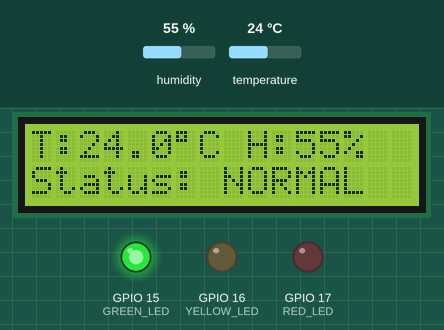
This sketch was run on a simulated ESP32. On the bench: 16×2 character LCD, output pins drawn as LEDs (lit = HIGH). Dashed ring = blinking. The test bench sets the inputs (shaded band); at power-on: humidity 55 %, temperature 24 °C. What the sketch prints to the serial monitor is not drawn.

Above: at 6.7 s.
6.8 s: humidity set to 78 %
At 8.7 s:
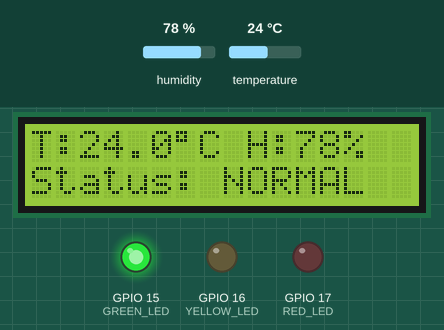
9.8 s: humidity set to 81 %
At 11.5 s:
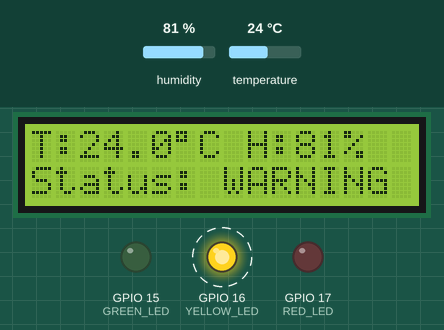
12.8 s: temperature set to 39.4 °C
At 14.8 s:
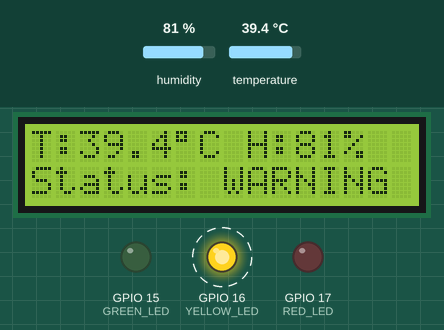
15.8 s: temperature set to 40.4 °C
At 17.7 s:
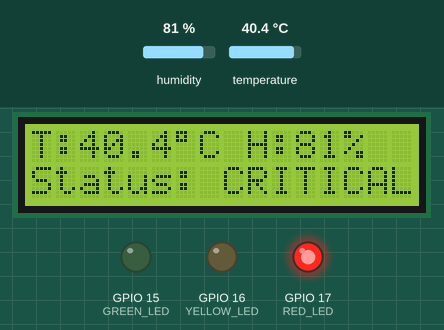
Timing chart, 0 to 19.8 s (numbered marks = the images above; inputs shaded):
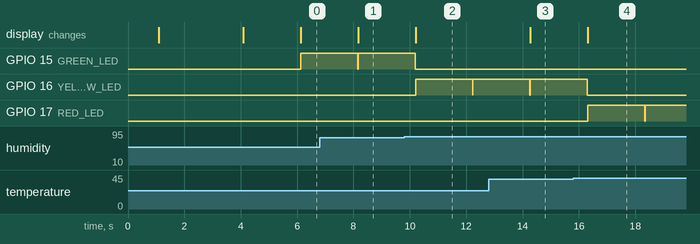

The sketch:

Smart_Environmental_Monitor.ino
```cpp
#include <DHT.h>
#include <Wire.h>
#include <LiquidCrystal_I2C.h>

#define DHT_PIN      18
#define DHT_TYPE     DHT22

#define GREEN_LED    15
#define YELLOW_LED   16
#define RED_LED      17

DHT dht(DHT_PIN, DHT_TYPE);
LiquidCrystal_I2C lcd(0x27, 16, 2);

void setup() {
  Serial.begin(115200);
  delay(1000);

  Wire.begin(8, 9);     // Same as original
  lcd.init();
  lcd.backlight();

  dht.begin();

  pinMode(GREEN_LED, OUTPUT);
  pinMode(YELLOW_LED, OUTPUT);
  pinMode(RED_LED, OUTPUT);

  digitalWrite(GREEN_LED, LOW);
  digitalWrite(YELLOW_LED, LOW);
  digitalWrite(RED_LED, LOW);

  lcd.setCursor(0, 0);
  lcd.print("Smart Env Monitor");
  lcd.setCursor(0, 1);
  lcd.print("Initializing...");

  delay(3000);
  lcd.clear();
}

void loop() {

  delay(2000);

  float temperature = dht.readTemperature();
  float humidity = dht.readHumidity();

  Serial.print("Temperature: ");
  Serial.print(temperature);
  Serial.print(" C | Humidity: ");
  Serial.print(humidity);
  Serial.println(" %");

  if (isnan(temperature) || isnan(humidity)) {

    lcd.clear();
    lcd.setCursor(0, 0);
    lcd.print("Sensor Error!");
    lcd.setCursor(0, 1);
    lcd.print("Check DHT22");

    for (int i = 0; i < 3; i++) {
      digitalWrite(RED_LED, HIGH);
      delay(200);
      digitalWrite(RED_LED, LOW);
      delay(200);
    }

    return;
  }

  lcd.clear();

  lcd.setCursor(0, 0);
  lcd.print("T:");
  lcd.print(temperature, 1);
  lcd.print((char)223);
  lcd.print("C H:");
  lcd.print(humidity, 0);
  lcd.print("%");

  lcd.setCursor(0, 1);

  digitalWrite(GREEN_LED, LOW);
  digitalWrite(YELLOW_LED, LOW);
  digitalWrite(RED_LED, LOW);

  if (temperature >= 40.0 || humidity >= 90.0) {

    lcd.print("Status: CRITICAL");
    digitalWrite(RED_LED, HIGH);

  }
  else if (temperature >= 35.0 || humidity >= 80.0) {

    lcd.print("Status: WARNING");
    digitalWrite(YELLOW_LED, HIGH);

  }
  else {

    lcd.print("Status: NORMAL");
    digitalWrite(GREEN_LED, HIGH);

  }
}
```

Measured:
- the behaviour switches between 79 and 80 % on humidity (found by bisection; images 1 and 2)
- the behaviour switches between 39.9 and 40 °C on temperature (found by bisection; images 3 and 4)
- after the input at 6.8 s, the display: changes after 1.4 s (image 1)
- after the input at 9.8 s, GPIO 15 (GREEN_LED): goes on until 10.2 s, then stays LOW; GPIO 16 (YELLOW_LED): LOW → HIGH after 0.40 s, → LOW 2.0 s later, → HIGH 0.01 s later; the display: changes after 0.40 s (image 2)
- after the input at 12.8 s, the display: changes after 1.5 s (image 3)
- after the input at 15.8 s, GPIO 16 (YELLOW_LED): goes on until 16.3 s, then stays LOW; GPIO 17 (RED_LED): LOW → HIGH after 0.51 s, → LOW 2.0 s later, → HIGH 0.01 s later; the display: changes after 0.51 s (image 4)
